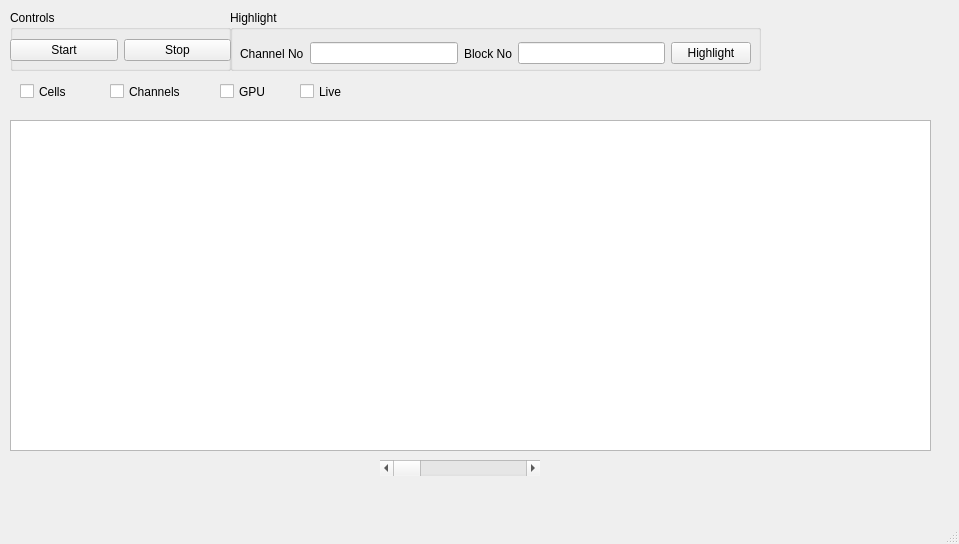
<?xml version="1.0" encoding="UTF-8"?>
<ui version="4.0">
 <class>LiveWindow</class>
 <widget class="QMainWindow" name="LiveWindow">
  <property name="geometry">
   <rect>
    <x>0</x>
    <y>0</y>
    <width>959</width>
    <height>544</height>
   </rect>
  </property>
  <property name="windowTitle">
   <string>MainWindow</string>
  </property>
  <widget class="QWidget" name="centralwidget">
   <widget class="QGroupBox" name="highlightBox">
    <property name="geometry">
     <rect>
      <x>230</x>
      <y>10</y>
      <width>531</width>
      <height>61</height>
     </rect>
    </property>
    <property name="title">
     <string>Highlight</string>
    </property>
    <widget class="QWidget" name="horizontalLayoutWidget">
     <property name="geometry">
      <rect>
       <x>10</x>
       <y>30</y>
       <width>511</width>
       <height>27</height>
      </rect>
     </property>
     <layout class="QHBoxLayout" name="horizontalLayout">
      <item>
       <widget class="QLabel" name="channelNoLabel">
        <property name="text">
         <string>Channel No</string>
        </property>
       </widget>
      </item>
      <item>
       <widget class="QLineEdit" name="channelNoText"/>
      </item>
      <item>
       <widget class="QLabel" name="BlockNoLabel">
        <property name="text">
         <string>Block No</string>
        </property>
       </widget>
      </item>
      <item>
       <widget class="QLineEdit" name="blockNoText"/>
      </item>
      <item>
       <widget class="QPushButton" name="pushButton_2">
        <property name="text">
         <string>Highlight</string>
        </property>
       </widget>
      </item>
     </layout>
    </widget>
   </widget>
   <widget class="QGroupBox" name="controlsBox">
    <property name="geometry">
     <rect>
      <x>10</x>
      <y>10</y>
      <width>221</width>
      <height>61</height>
     </rect>
    </property>
    <property name="title">
     <string>Controls</string>
    </property>
    <widget class="QWidget" name="horizontalLayoutWidget_2">
     <property name="geometry">
      <rect>
       <x>0</x>
       <y>20</y>
       <width>221</width>
       <height>41</height>
      </rect>
     </property>
     <layout class="QHBoxLayout" name="horizontalLayout_2">
      <item>
       <widget class="QPushButton" name="startImagingButton">
        <property name="text">
         <string>Start</string>
        </property>
       </widget>
      </item>
      <item>
       <widget class="QPushButton" name="stopImagingButton">
        <property name="text">
         <string>Stop</string>
        </property>
       </widget>
      </item>
     </layout>
    </widget>
   </widget>
   <widget class="ImageView" name="liveImageGraphics">
    <property name="geometry">
     <rect>
      <x>10</x>
      <y>120</y>
      <width>921</width>
      <height>331</height>
     </rect>
    </property>
   </widget>
   <widget class="QScrollBar" name="scrollBar">
    <property name="geometry">
     <rect>
      <x>380</x>
      <y>460</y>
      <width>160</width>
      <height>16</height>
     </rect>
    </property>
    <property name="orientation">
     <enum>Qt::Horizontal</enum>
    </property>
   </widget>
   <widget class="QCheckBox" name="cellSegCheckBox">
    <property name="geometry">
     <rect>
      <x>20</x>
      <y>80</y>
      <width>92</width>
      <height>23</height>
     </rect>
    </property>
    <property name="text">
     <string>Cells</string>
    </property>
   </widget>
   <widget class="QCheckBox" name="channelSegCheckBox">
    <property name="geometry">
     <rect>
      <x>110</x>
      <y>80</y>
      <width>92</width>
      <height>23</height>
     </rect>
    </property>
    <property name="text">
     <string>Channels</string>
    </property>
   </widget>
   <widget class="QCheckBox" name="gpuCheckBox">
    <property name="geometry">
     <rect>
      <x>220</x>
      <y>80</y>
      <width>92</width>
      <height>23</height>
     </rect>
    </property>
    <property name="text">
     <string>GPU</string>
    </property>
   </widget>
   <widget class="QCheckBox" name="isLiveCheckBox">
    <property name="geometry">
     <rect>
      <x>300</x>
      <y>80</y>
      <width>92</width>
      <height>23</height>
     </rect>
    </property>
    <property name="text">
     <string>Live</string>
    </property>
   </widget>
  </widget>
  <widget class="QMenuBar" name="menubar">
   <property name="geometry">
    <rect>
     <x>0</x>
     <y>0</y>
     <width>959</width>
     <height>22</height>
    </rect>
   </property>
  </widget>
  <widget class="QStatusBar" name="statusbar"/>
 </widget>
 <customwidgets>
  <customwidget>
   <class>ImageView</class>
   <extends>QGraphicsView</extends>
   <header>pyqtgraph</header>
  </customwidget>
 </customwidgets>
 <resources/>
 <connections/>
</ui>
